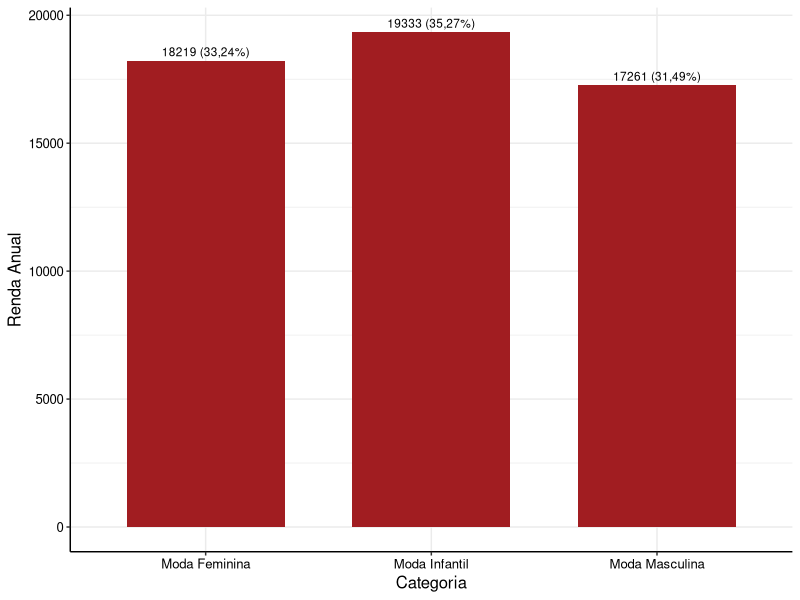
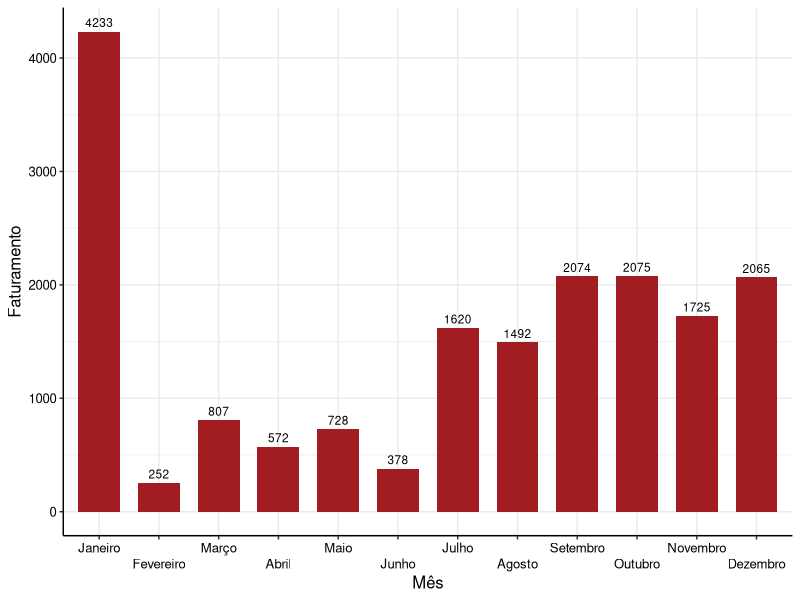
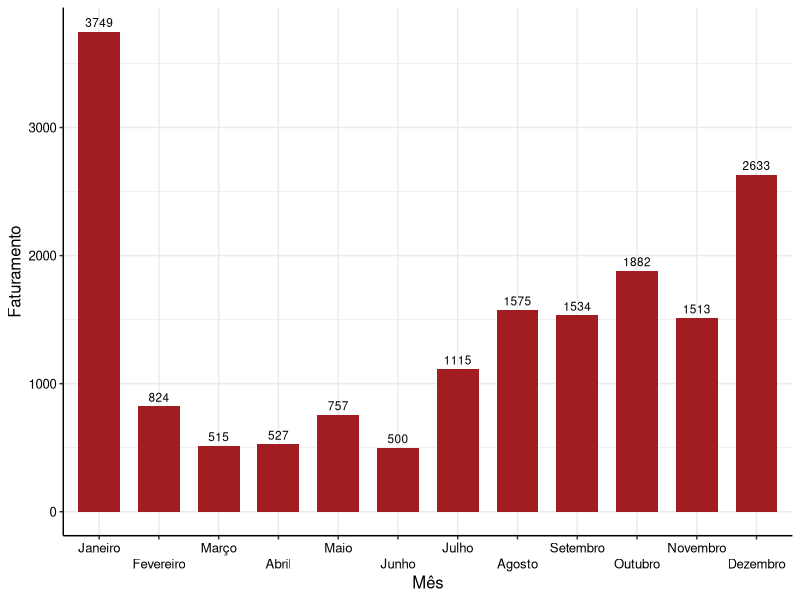
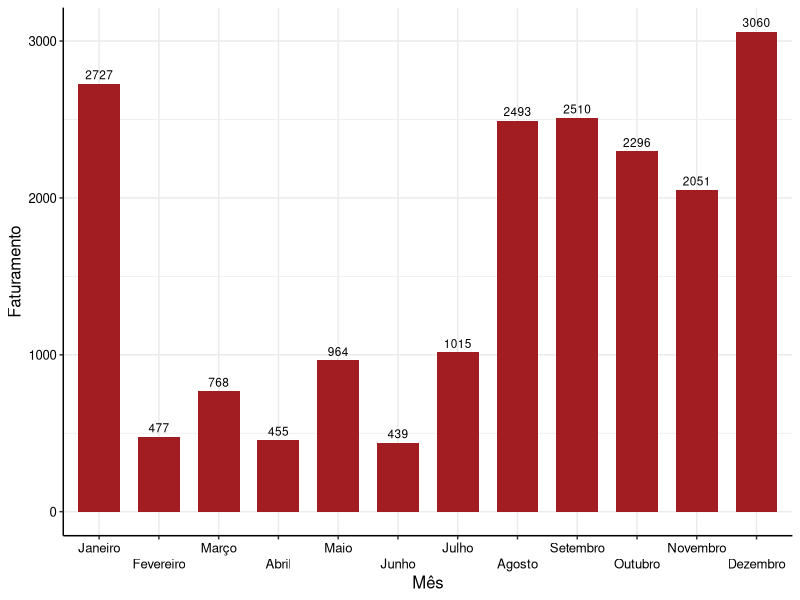

These figures' R source, in order:
# Importando pacotes

library(tidyverse)

# Definindo o tema para gráficos

cores_estat <- c("#A11D21", "#003366", "#CC9900", "#663333", "#FF6600", "#CC9966", "#999966", "#006606", "#008091", "#041835", "#666666")

theme_estat <- function(...) {
  theme <- ggplot2::theme_bw() +
    ggplot2::theme(
      axis.title.y = ggplot2::element_text(colour = "black", size = 12),
      axis.title.x = ggplot2::element_text(colour = "black", size = 12),
      axis.text = ggplot2::element_text(colour = "black", size = 9.5),
      panel.border = ggplot2::element_blank(),
      axis.line = ggplot2::element_line(colour = "black"),
      legend.position = "top",
      ...
    )
  
  return(
    list(
      theme,
      scale_fill_manual(values = cores_estat),
      scale_colour_manual(values = cores_estat)
    )
  )
}

# Definindo o dataframe para os dados das vendas

vendas <- read.csv('vendas.csv')

# Separando as categorias de produtos

feminina <- vendas[vendas$Category == "Women's Fashion", "Price"]
masculina <- vendas[vendas$Category == "Men's Fashion", "Price"]
infantil <- vendas[vendas$Category == "Kids' Fashion", "Price"]

# Calculando a renda anual de cada categoria

rfem = sum(feminina, na.rm = T)
rmas = sum(masculina, na.rm = T)
rinf = sum(infantil, na.rm = T)

# Criando um novo dataframe para elaboração de gráficos

Categorias <- c("Moda Feminina", "Moda Masculina", "Moda Infantil")
Renda.Anual <- c(rfem, rmas, rinf)
Freq.Rel <- c("33,24%", "31,49%", "35,27%")

rendas_anuais <- data.frame(Categorias, Renda.Anual, Freq.Rel)

# Primeiro gráfico de frequências

label = str_c(Renda.Anual, " (", Freq.Rel, ")")
RA1 <- ggplot(rendas_anuais) +
  aes(x = Categorias, y = Renda.Anual, label = label) +
  geom_bar(stat = "identity", fill = "#A11D21", width = 0.7) +
  geom_text(
    position = position_dodge(width = .9),
    vjust = -0.5, #hjust = .5,
    size = 3
  ) + 
  labs(x = "Categoria", y = "Renda Anual") +
  theme_estat()
RA1

# Correção da Primeira Entrega Parcial

# Separando as vendas por mês

jan = vendas[substr(vendas$Data.Venda,1,2) == "1/", ]
fev = vendas[substr(vendas$Data.Venda,1,2) == "2/", ]
mar = vendas[substr(vendas$Data.Venda,1,2) == "3/", ]
abr = vendas[substr(vendas$Data.Venda,1,2) == "4/", ]
mai = vendas[substr(vendas$Data.Venda,1,2) == "5/", ]
jun = vendas[substr(vendas$Data.Venda,1,2) == "6/", ]
jul = vendas[substr(vendas$Data.Venda,1,2) == "7/", ]
ago = vendas[substr(vendas$Data.Venda,1,2) == "8/", ]
set = vendas[substr(vendas$Data.Venda,1,2) == "9/", ]
out = vendas[substr(vendas$Data.Venda,1,2) == "10", ]
nov = vendas[substr(vendas$Data.Venda,1,2) == "11", ]
dez = vendas[substr(vendas$Data.Venda,1,2) == "12", ]

# Separando o faturamento dos meses por categoria

fjan <- jan[jan$Category == "Women's Fashion", "Price"]
ffev <- fev[fev$Category == "Women's Fashion", "Price"]
fmar <- mar[mar$Category == "Women's Fashion", "Price"]
fabr <- abr[abr$Category == "Women's Fashion", "Price"]
fmai <- mai[mai$Category == "Women's Fashion", "Price"]
fjun <- jun[jun$Category == "Women's Fashion", "Price"]
fjul <- jul[jul$Category == "Women's Fashion", "Price"]
fago <- ago[ago$Category == "Women's Fashion", "Price"]
fset <- set[set$Category == "Women's Fashion", "Price"]
fout <- out[out$Category == "Women's Fashion", "Price"]
fnov <- nov[nov$Category == "Women's Fashion", "Price"]
fdez <- dez[dez$Category == "Women's Fashion", "Price"]

mjan <- jan[jan$Category == "Men's Fashion", "Price"]
mfev <- fev[fev$Category == "Men's Fashion", "Price"]
mmar <- mar[mar$Category == "Men's Fashion", "Price"]
mabr <- abr[abr$Category == "Men's Fashion", "Price"]
mmai <- mai[mai$Category == "Men's Fashion", "Price"]
mjun <- jun[jun$Category == "Men's Fashion", "Price"]
mjul <- jul[jul$Category == "Men's Fashion", "Price"]
mago <- ago[ago$Category == "Men's Fashion", "Price"]
mset <- set[set$Category == "Men's Fashion", "Price"]
mout <- out[out$Category == "Men's Fashion", "Price"]
mnov <- nov[nov$Category == "Men's Fashion", "Price"]
mdez <- dez[dez$Category == "Men's Fashion", "Price"]

ijan <- jan[jan$Category == "Kids' Fashion", "Price"]
ifev <- fev[fev$Category == "Kids' Fashion", "Price"]
imar <- mar[mar$Category == "Kids' Fashion", "Price"]
iabr <- abr[abr$Category == "Kids' Fashion", "Price"]
imai <- mai[mai$Category == "Kids' Fashion", "Price"]
ijun <- jun[jun$Category == "Kids' Fashion", "Price"]
ijul <- jul[jul$Category == "Kids' Fashion", "Price"]
iago <- ago[ago$Category == "Kids' Fashion", "Price"]
iset <- set[set$Category == "Kids' Fashion", "Price"]
iout <- out[out$Category == "Kids' Fashion", "Price"]
inov <- nov[nov$Category == "Kids' Fashion", "Price"]
idez <- dez[dez$Category == "Kids' Fashion", "Price"]

# Análise destrinchada do faturamento anual por categoria

# Criando tabelas para cada categoria

Meses <- c("Janeiro", "Fevereiro", "Março", "Abril", "Maio", "Junho", "Julho", "Agosto", "Setembro", "Outubro", "Novembro", "Dezembro")
RendasF <- c((sum(fjan, na.rm = T)),(sum(ffev, na.rm = T)),(sum(fmar, na.rm = T)),(sum(fabr, na.rm = T)),(sum(fmai, na.rm = T)),(sum(fjun, na.rm = T)),(sum(fjul, na.rm = T)),(sum(fago, na.rm = T)),(sum(fset, na.rm = T)),(sum(fout, na.rm = T)),(sum(fnov, na.rm = T)),(sum(fdez, na.rm = T)))
RendasM <- c((sum(mjan, na.rm = T)),(sum(mfev, na.rm = T)),(sum(mmar, na.rm = T)),(sum(mabr, na.rm = T)),(sum(mmai, na.rm = T)),(sum(mjun, na.rm = T)),(sum(mjul, na.rm = T)),(sum(mago, na.rm = T)),(sum(mset, na.rm = T)),(sum(mout, na.rm = T)),(sum(mnov, na.rm = T)),(sum(mdez, na.rm = T)))
RendasI <- c((sum(ijan, na.rm = T)),(sum(ifev, na.rm = T)),(sum(imar, na.rm = T)),(sum(iabr, na.rm = T)),(sum(imai, na.rm = T)),(sum(ijun, na.rm = T)),(sum(ijul, na.rm = T)),(sum(iago, na.rm = T)),(sum(iset, na.rm = T)),(sum(iout, na.rm = T)),(sum(inov, na.rm = T)),(sum(idez, na.rm = T)))

FatF <- data.frame(Meses, RendasF)
FatF$Meses <- factor(FatF$Meses, levels = unique(FatF$Meses), ordered = T)
FatM <- data.frame(Meses, RendasM)
FatM$Meses <- factor(FatM$Meses, levels = unique(FatM$Meses), ordered = T)
FatI <- data.frame(Meses, RendasI)
FatI$Meses <- factor(FatI$Meses, levels = unique(FatI$Meses), ordered = T)

# Elaboração dos Gráficos

RF1 <- ggplot(FatF) +
  aes(x = Meses, y = RendasF, label = RendasF) +
  geom_bar(stat = "identity", fill = "#A11D21", width = 0.7) +
  geom_text(
    position = position_dodge(width = .9),
    vjust = -0.5, #hjust = .5,
    size = 3
  ) + 
  labs(x = "Mês", y = "Faturamento") + scale_x_discrete(guide = guide_axis(n.dodge=2)) +
  theme_estat()
RF1

RM1 <- ggplot(FatM) +
  aes(x = Meses, y = RendasM, label = RendasM) +
  geom_bar(stat = "identity", fill = "#A11D21", width = 0.7) +
  geom_text(
    position = position_dodge(width = .9),
    vjust = -0.5, #hjust = .5,
    size = 3
  ) + 
  labs(x = "Mês", y = "Faturamento") + scale_x_discrete(guide = guide_axis(n.dodge=2)) +
  theme_estat()
RM1

RI1 <- ggplot(FatI) +
  aes(x = Meses, y = RendasI, label = RendasI) +
  geom_bar(stat = "identity", fill = "#A11D21", width = 0.7) +
  geom_text(
    position = position_dodge(width = .9),
    vjust = -0.5, #hjust = .5,
    size = 3
  ) + 
  labs(x = "Mês", y = "Faturamento") + scale_x_discrete(guide = guide_axis(n.dodge=2)) +
  theme_estat()
RI1
